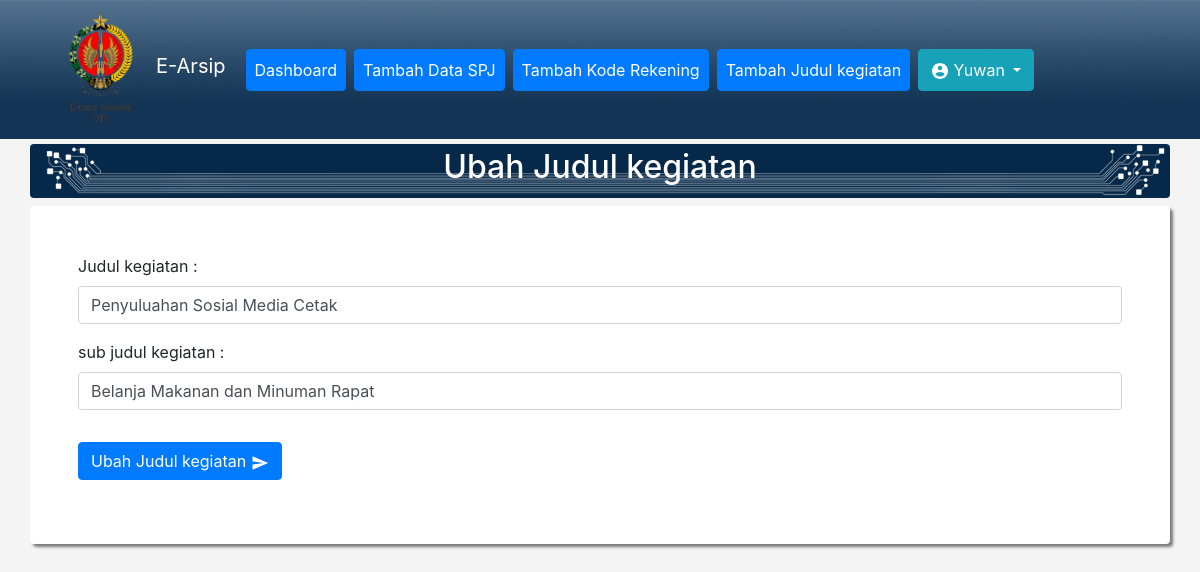
Screenshot of /ubah_kegiatan.php?id=2 (signed in) with the database file from the repository.
### tables this page shows
CREATE TABLE `kegiatan` (
  `id_kegiatan` int(11) NOT NULL,
  `kegiatan` varchar(100) NOT NULL,
  `sub_kegiatan` varchar(100) NOT NULL
);

### functions.php (called while the page is built, shortened)
<?php
$koneksi = mysqli_connect("localhost", "root", "" , "arsipfix") or die;
function query($query){
	global $koneksi;
	$result = mysqli_query($koneksi, $query);
	$rows = [];
	while ($row = mysqli_fetch_assoc($result)) {
		$rows[] = $row;
	}
	return $rows;
}
 ?>

### ubah_kegiatan.php (the view, shortened to what this page needs)
<?php
require 'functions.php';
$id = $_GET['id'];
$isi = query("SELECT * FROM kegiatan WHERE id_kegiatan = $id")[0];
 ?>
<!doctype html>
<html lang="en">
  <head>
    <link rel="stylesheet" href="vendor/bootstrap.min.css">
	<link rel="stylesheet" href="vendor/style.css">
  </head>
  <body class="bg">
  <?php include 'include/navbar.php'; ?>
	<section id="ubah_data" class="ubah_data">
		<div class="container">
			<div class="row mb-2">
				<div class="col text-white p-1 rounded bg-supergraphicss text-center">
					<h2>Ubah Judul kegiatan</h2>
				</div>
			</div>
			<div class="row">
				<div class="col bg-white rounded p-5 mb-2 shadow-box">
					<form action="" method="POST">
						<div class="row">
							<div class="col">
								<div class="form-group">
									<label for="kegiatan">Judul kegiatan : </label>
									<input type="text" name="kegiatan" class="form-control" required value="<?= $isi['kegiatan']; ?>">
								</div>
                                <div class="form-group">
									<label for="sub_kegiatan">sub judul kegiatan : </label>
									<input type="text" name="sub_kegiatan" class="form-control" required value="<?= $isi['sub_kegiatan']; ?>">
								</div>
						<div class="form-group">
							<button type="submit" class="btn btn-primary mt-3" name="submit">Ubah Judul kegiatan
							<img src="img/baseline_send_white_18dp.png"></button>
						</div>
					</form>
				</div>
			</div>
		</div>
	</section>
  </body>
</html>

### rows the page displays
kegiatan: kegiatan "Penyuluahan Sosial Media Cetak", sub_kegiatan "Belanja Makanan dan Minuman Rapat"

### other values shown
$_SESSION["nama"] "Yuwan"
